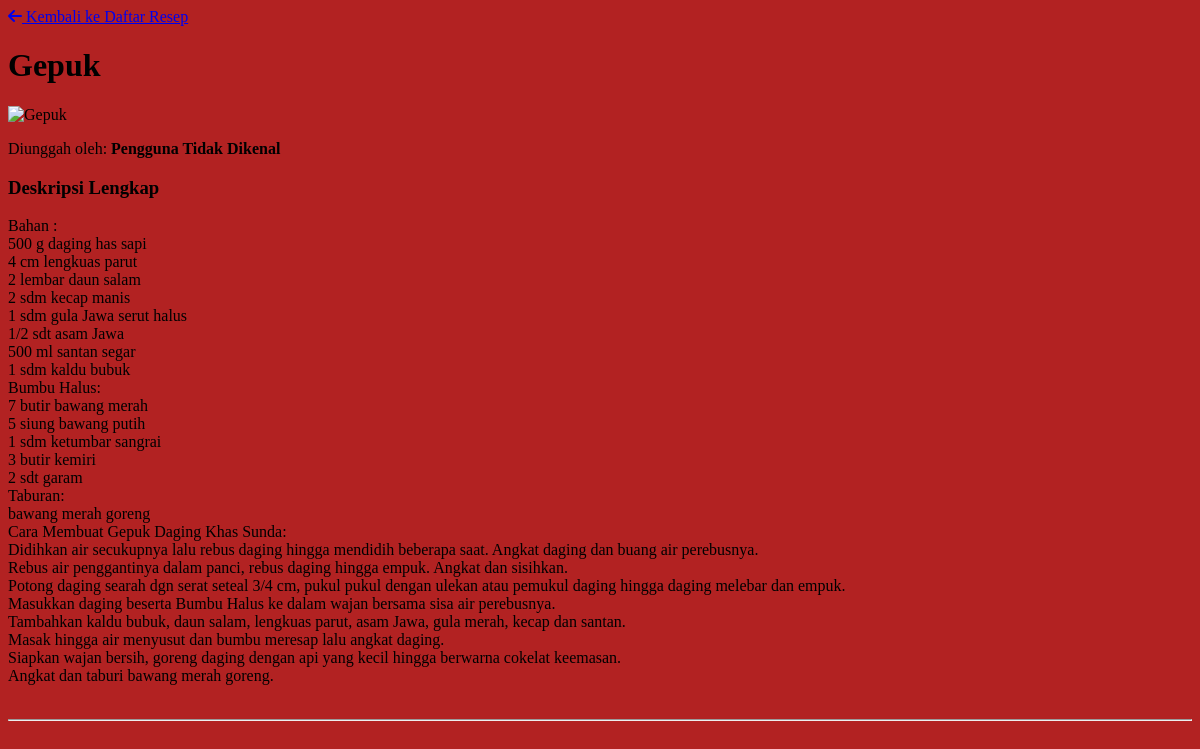
Screenshot of /controller/c_resep.php?aksi=detail&id=19 (signed in) with the database file from the repository.
### tables this page shows
CREATE TABLE `resep` (
  `id_resep` int NOT NULL,
  `nama_menu` varchar(100) NOT NULL,
  `gambar` blob NOT NULL,
  `tipe_gambar` varchar(50) DEFAULT NULL,
  `deskripsi` text NOT NULL,
  `id_user` int NOT NULL
);

### model/m_resep.php (called while the page is built, shortened)
 <?php
class m_resep extends m_data {
    public function ambilResepById($id_resep) {
        return $this->getById($id_resep);
    }
    protected function getById($id_resep) {
        $conn = $this->koneksi->koneksi;
        $sql = "SELECT id_resep, nama_menu, deskripsi, gambar, tipe_gambar, id_user FROM resep WHERE id_resep = ?";
        $stmt = $conn->prepare($sql);
        $stmt->bind_param("i", $id_resep);
        $stmt->execute();
        $result = $stmt->get_result();
        if ($result && $result->num_rows > 0) {
            return $result->fetch_object();
        }
        return false;
    }
}

### view/v_detail_resep.php (the view, shortened to what this page needs)
<!DOCTYPE html>
<html lang="id">
<head>
    <link rel="stylesheet" href="../asset/style_detail_resep.css">
    <link rel="stylesheet" href="https://cdnjs.cloudflare.com/ajax/libs/font-awesome/6.0.0-beta3/css/all.min.css">
</head>
<body>
    <div class="header">
        <a href="../controller/c_resep.php" class="back-link">
            <i class="fa fa-arrow-left"></i> Kembali ke Daftar Resep
        </a>
    </div>
    <div class="resep-container">
        <h1><?php echo htmlspecialchars($detail_resep->nama_menu); ?></h1>
        <?php if (!empty($detail_resep->gambar)): ?>
            <div class="gambar-container">
                <img src="../controller/c_display_image.php?id_resep=<?php echo $detail_resep->id_resep; ?>"
                     alt="<?php echo htmlspecialchars($detail_resep->nama_menu); ?>"
                     class="resep-image">
            </div>
        <?php endif; ?>
        <p class="meta-info">
            Diunggah oleh:
            <strong>
                <?php
                echo htmlspecialchars($detail_resep->nama_pengunggah ?? 'Pengguna Tidak Dikenal');
                ?>
            </strong>
        </p>
        <h3>Deskripsi Lengkap</h3>
        <div class="deskripsi-text">
            <p><?php echo nl2br(htmlspecialchars($detail_resep->deskripsi)); ?></p>
        </div>
        <hr>
    </div>
</body>
</html>

### asset/style_detail_resep.css (style rules this page uses)
body { background-color:firebrick; }

### rows the page displays
resep: nama_menu "Gepuk", deskripsi "Bahan : 500 g daging has sapi 4 cm lengkuas parut 2 lembar daun salam 2 sdm kecap manis 1 sdm gula Jawa serut halus 1/2 sdt asam Jawa 500 ml santan segar 1 sdm kaldu bubuk Bumbu Halus: 7 butir bawang merah 5 siung bawang putih 1 sdm ketumbar sangrai 3 butir kemiri 2 sdt garam Taburan: bawang merah goreng Cara Membuat Gepuk Daging Khas Sunda: Didihkan air secukupnya lalu rebus daging hingga mendidih beberapa saat. Angkat daging dan buang air perebusnya. Rebus air penggantinya dalam panci, rebus daging hingga empuk. Angkat dan sisihkan. Potong daging searah dgn serat seteal 3/4 cm, pukul pukul dengan ulekan atau pemukul daging hingga daging melebar dan empuk. Masukkan daging beserta Bumbu…"

### other values shown
$detail_resep->nama_pengunggah "Pengguna Tidak Dikenal"
